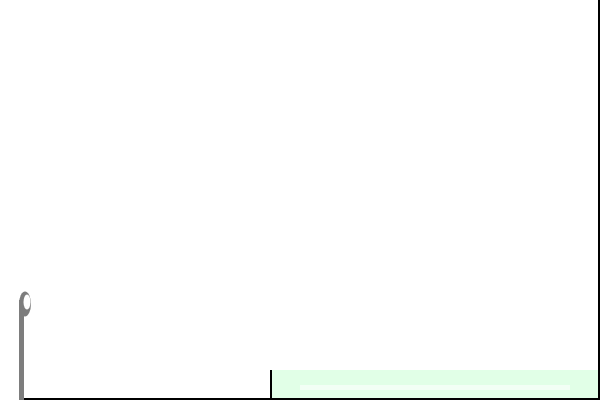
Frame 1 (no input)
Frame 60 (no input): identical to frame 1, image omitted
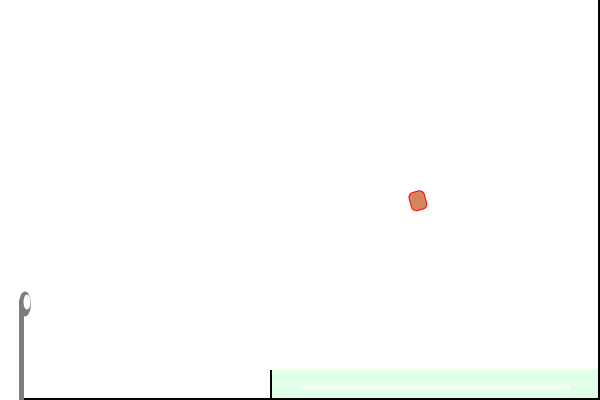
Frame 120 (the mouse pressed at the canvas centre since frame 60)

The p5.js sketch that drew these frames (run headless with seeded random() and noise() and a simulated clock; from frame 60 on, the mouse is pressed at the canvas centre):

// p5.js sketch
// ── sketch.js
var prj = [], tx = 30, ty = 300, an = 50, gravity 
function setup() {
	createCanvas(600, 400);
	gravity = createVector(0,.1)
}

function draw(){
	background(255);
	stroke('red')
	if(prj.length>0){
		for(var i=0; i< prj.length; i++){
			prj[i].update();
			prj[i].addForce(gravity)
			prj[i].checkEdge(i)
			prj[i].display();				
		}
	}
	drawBackground()
	if(prj.length>20){
		prj.length = 20
	}
}

function drawBackground(){
	noStroke()
	fill(125)
	ellipse(tx-5, ty+4, 12, 25);
	rect(tx-11, ty, 5, height-ty)
	fill(255)
	ellipse(tx-3, ty+2, 7, 15);
	fill(0, 250, 50, 30)
	rect(width/2-30, height-30, width/2+30, 30);	
	fill(255, 150)
	rect(width/2, height-15, width/2-30, 5);		
	fill(0)
	rect(width-2, 0, 2, height);
	rect(tx-6, height-2, width, 2);
	rect(width/2-30, height-30, 2, 30);
}

function addFriction(i){
	var v = prj[i].vel.mag()
	var d = v*v*(-.1)
	var dr = prj[i].vel.copy()
	dr.normalize()
	dr.mult(d)
	prj[i].addForce(dr)
}

function Projectile(){
	this.sz = random(15, 20)
	this.loc = createVector(tx, ty)
	this.vel = createVector(random(1),random(1))
	this.acc = createVector()
	this.angle = 11;
	this.angularVel = 0;
}

Projectile.prototype ={
	display:function(){
		fill(200,100,50, 200)
		var rotationFactor = round(this.vel.x*this.acc.y*100)/100
		push()
		translate(this.loc.x, this.loc.y)
		if(rotationFactor){
			this.angularVel = rotationFactor
			this.angle += this.angularVel
		}
		rotate(this.angle)
		this.angularVel = 0
		rect(-this.sz/2,-this.sz/2, this.sz-3, this.sz, 5)
		pop()	
	},
	update: function(){
		this.vel.limit(10)
		this.vel.add(this.acc)
		this.loc.add(this.vel)			
		this.acc.mult(0)
	},
	addForce: function(f){
		var frc = f.copy()
		this.acc.add(frc)
	},
	checkEdge: function(i){		
		if(this.loc.x > width-this.sz){
			this.loc.x = width-this.sz
			this.vel.x *= -.5
			addFriction(i)			
		}
		if(this.loc.y < this.sz){
			this.loc.y = this.sz
			this.vel.y *= -.5
			addFriction(i)	
		}
		if(this.loc.y > height-this.sz-2){
			this.loc.y = height-this.sz-2
			this.vel.y *= -.5
			addFriction(i)
		}
		
			/*
			for(var j=0; j< prj.length; j++){
			var vel = this.vel.mag()
			if(i!=j){
				var touched = this.sz/2 + prj[j].sz/2;					
				var distance = p5.Vector.dist(this.loc, prj[j].loc)
					if(distance<touched){
						this.vel.x *= -.8
						var thisVel = this.vel.mag(),
							thisMag = thisVel*this.sz
							
						var otherVel = prj[j].vel.mag();						
							otherMag = otherVel*prj[j].sz
							
							thisVel
							
							
						var	TotVel = TotVelVec.mag() - prj[j].vel.mag();
							this.vel.setMag(TotVel*this.sz/(this.sz+prj[j].sz))
							
						var TotVel = this.vel.x + prj[j].vel.x;			
						this.vel.x = (TotVel*this.sz/(this.sz+prj[j].sz))
						
						if(this.loc.x > prj[j].loc.x-this.sz){
							this.loc.x = prj[j].loc.x-this.sz;
						}
						if(this.loc.x < prj[j].loc.x+prj[j].sz+this.sz){
							this.loc.x = prj[j].loc.x+prj[j].sz+this.sz;
						}
						if(this.loc.y < (prj[j].loc.y+ prj[j].sz + this.sz)){
							this.loc.y = prj[j].loc.y+prj[j].sz+this.sz;
							addFriction(i)
						}
						if(this.loc.y > prj[j].loc.y-this.sz){
							this.loc.y = prj[j].loc.y-this.sz;
							addFriction(i)
						}
							
					} 
			}
		}*/
	}
}
function mousePressed(){
	var blast = createVector(random(4,7),-random(5,7))
	newPrj = new Projectile()
	prj.unshift(newPrj)
	newPrj.addForce(blast)
}
